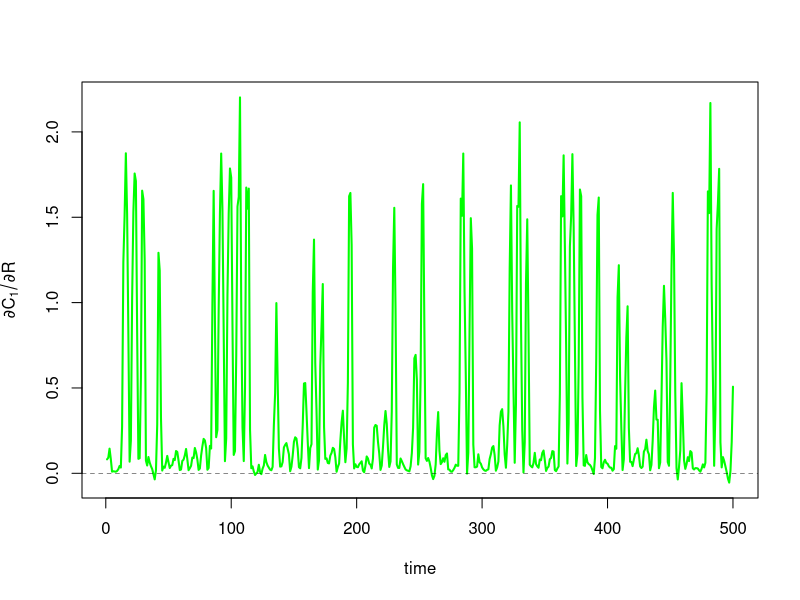
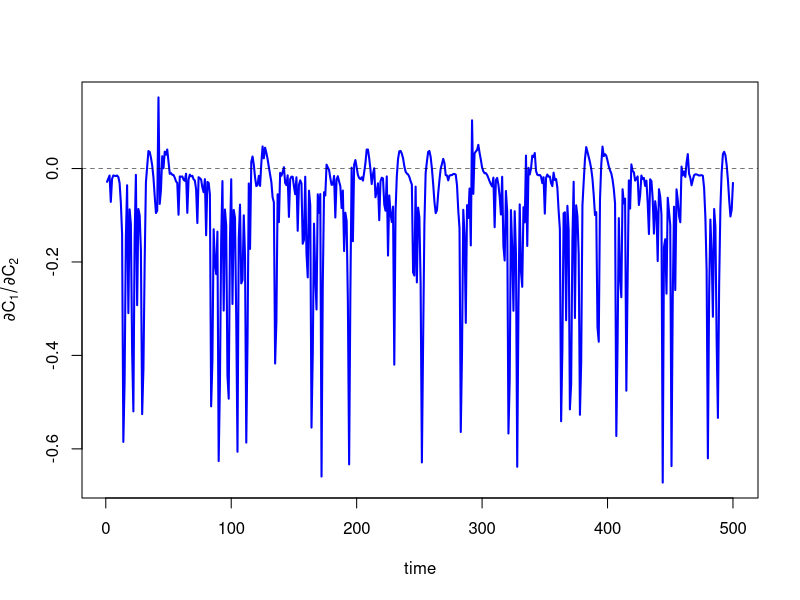
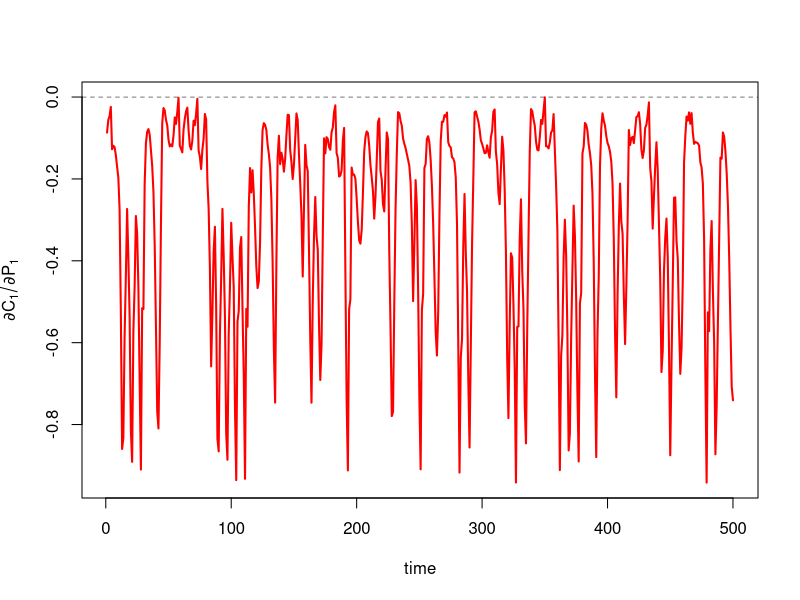
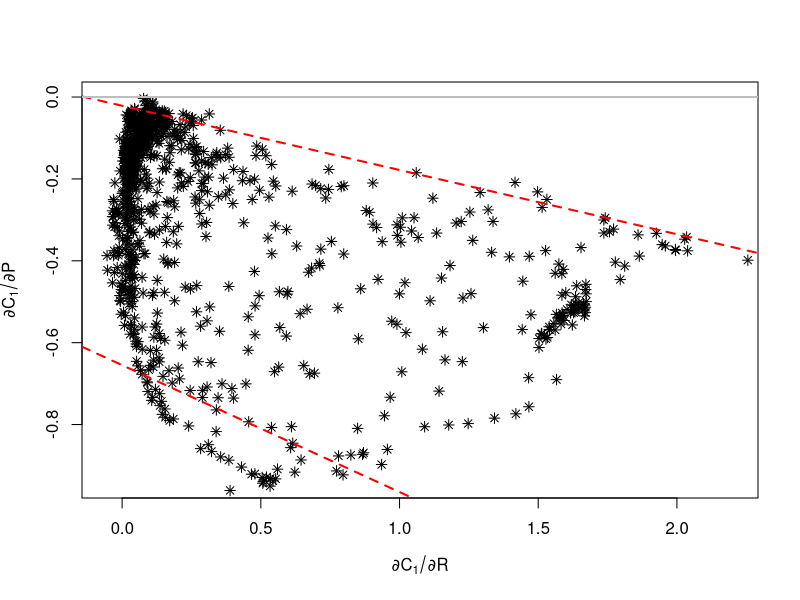
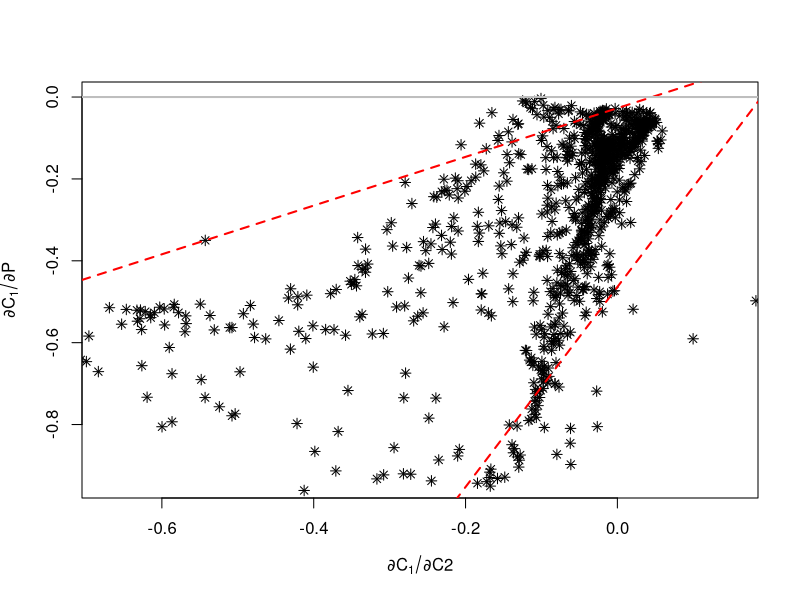

Generate these figures, in order, with R:
## ---- chunk 1
knitr::opts_chunk$set(echo = TRUE)
## ---- chunk 2
library(Matrix)
library(quantreg)
## ---- chunk 3
params <- list(nu1=0.1,nu2=0.07,lambda1=3.2,lambda2=2.9,C1star=0.5,C2star=0.5, mu1=0.15,mu2=0.15,kappa1=2.5,kappa2=2.0,Rstar=0.3,k=1.2)
dR <- function(R,C1,C2,P1,P2) R*(1-R/params$k) -
  params$mu1*params$kappa1*(C1*R)/(R+params$Rstar) -
  params$mu2*params$kappa2*(C2*R)/(R+params$Rstar)
dC1 <- function(R,C1,C2,P1,P2) params$mu1*params$kappa1*(C1*R)/(R+params$Rstar) -
    params$nu1*params$lambda1*(P1*C1)/(C1+params$C1star) - params$mu1*C1
dC2 <- function(R,C1,C2,P1,P2) params$mu2*params$kappa2*(C2*R)/(R+params$Rstar) -
    params$nu2*params$lambda2*(P2*C2)/(C2+params$C2star) - params$mu2*C2
dP1 <- function(R,C1,C2,P1,P2) params$nu1*params$lambda1*(P1*C1)/(C1+params$C1star) -
    params$nu1*P1
dP2 <- function(R,C1,C2,P1,P2) params$nu2*params$lambda2*(P2*C2)/(C2+params$C2star) -
    params$nu2*P2
dF <- function(R,C1,C2,P1,P2) c(dR(R,C1,C2,P1,P2), dC1(R,C1,C2,P1,P2), dC2(R,C1,C2,P1,P2), dP1(R,C1,C2,P1,P2), dP2(R,C1,C2,P1,P2))
## ---- chunk 4
tmax <- 10000
tau <- 5
dt <- 1/100
burn <- 200 
d <- array(data = 0, dim = c(tmax/tau,5)) 
colnames(d) <- c( 'R' , 'C1' , 'C2' , 'P1', 'P2' )
## ---- chunk 5
Xi <- c(1, .5, .8,.7, .8)  #initial conditions for the 4 species (R, C1, C2, P)

#>>>RUN BURN<<<  start with a burn period to insure the dynamics relax to the attractor manifold
idex <- 0
while(idex< burn*(1/dt)){
    idex  <- idex+1;
Xi <- Xi + dt*do.call(dF,as.list(Xi)) }

#>>>RUN MODEL<<<
d[1,] <- Xi
idex <- 0; tdex <- 2
while(idex<tmax*(1/dt)){
idex <- idex+1;
Xi <- Xi + dt*do.call(dF,as.list(Xi))
    if( (idex*dt) %% tau == 0 && tdex < tmax/tau){
        d[tdex,] <- Xi
        tdex <- tdex+1
    }
}
## ---- chunk 6
targ_col <- 2
## ---- chunk 7
Embedding <- c("R","C1","C2","P1") 
Edim <- length(Embedding)

d <- d[,Embedding]

coeff_names <- sapply(colnames(d),function(x) paste("d", colnames(d)[targ_col], "d", x, sep = ""))
## ---- chunk 8
block <- cbind(d[2:dim(d)[1],targ_col],d[1:(dim(d)[1]-1),]) 
norm_consts <- apply(block, 2, function(x) sd(x))
block <- as.data.frame(apply(block, 2, function(x) (x-mean(x))/sd(x)))
 
## ---- chunk 9
lib <- 1:dim(block)[1] 
pred <- 1:dim(block)[1] 
theta <- 8
 
## ---- chunk 10
coeff <- array(0,dim=c(length(pred),Edim)) 
colnames(coeff) <- coeff_names
coeff <- as.data.frame(coeff)
 
## ---- chunk 11
lm_svdsolve <- function(y, x, ws, subset = seq_along(y)){ 
  x <- x[subset,]
  y <- y[subset]
  ws <- ws[subset]
  
  # prepended column of 1s for constant term in linear model
  A <- cbind(1, x) * ws 
  A_svd <- svd(A)
  
  # >>REMOVE SMALL SINGULAR VALUES<<
  s <- A_svd$d
  s_inv <- matrix(0, nrow = dim(x)[2]+1, ncol = dim(x)[2]+1) 
  for(i in seq_along(s))
  {
    if(s[i] >= max(s) * 1e-5) s_inv[i,i] <- 1/s[i]
  }

  coeff <- A_svd$v %*% s_inv %*% t(A_svd$u) %*% (ws * y)
  coeff <- t(coeff)
  
  colnames(coeff) <- c("const",colnames(x))
  return(coeff) 
}
## ---- chunk 12
# >>CALCULATE COEFFICIENTS<<
for (ipred in 1:length(pred)){

  #target point is excluded from the fitting procedure
  libs = lib[-pred[ipred]]
  
  # >>CALCULATE WEIGHTS<<
  q <- matrix(as.numeric(block[pred[ipred],2:dim(block)[2]]), 
              ncol=Edim, nrow=length(libs), byrow = T)
  distances <- sqrt(rowSums((block[libs,2:dim(block)[2]] - q)^2)) 
  dbar <- mean(distances)
  Ws <- exp(-theta*distances/dbar)
  
  # >>REGRESS<<
  svd_fit <- lm_svdsolve(block[libs,1],block[libs,2:dim(block)[2]],Ws) 
  coeff[ipred,] <- svd_fit[-1]
}

coeff <- cbind(pred,coeff) 
colnames(coeff)[1] <- "t"
## ---- chunk 13
write.csv(d, file = "EDM_concept_eg_model_timeseries.csv")
write.csv(coeff, file = "EDM_concept_eg_model_coefficients.csv",row.names=FALSE)
## ---- chunk 14
par(mfrow = c(1,1))
trange <- 1:500

plot(coeff[trange,"t"],coeff[trange,"dC1dR"],type="l",col="green",xlab="time", 
     ylab=expression(partialdiff*C[1] / partialdiff*R), 
     ylim=range(coeff[trange,"dC1dR"]),xlim=range(trange),lwd=2)
abline(a=0 ,b=0 , lty="dashed", col="black", lwd=.5)
## ---- chunk 15
plot(coeff[trange,"t"],coeff[trange,"dC1dC2"],type="l",col="blue",xlab="time", 
     ylab=expression(partialdiff*C[1] / partialdiff*C[2]), 
     ylim=range(coeff[trange,"dC1dC2"]),xlim=range(trange),lwd=2)
abline(a=0 ,b=0 , lty="dashed", col="black", lwd=.5)
## ---- chunk 16
plot(coeff[trange,"t"],coeff[trange,"dC1dP1"],type="l",col="red",xlab="time",
     ylab=expression(partialdiff*C[1] / partialdiff*P[1]), 
     ylim=range(coeff[trange,"dC1dP1"]),xlim=range(trange),lwd=2)
abline(a=0 ,b=0 , lty="dashed", col="black", lwd=.5)
## ---- chunk 17
qL <- rq(coeff$dC1dP1 ~ coeff$dC1dR,.05) 
qU <- rq(coeff$dC1dP1 ~ coeff$dC1dR,.95)
plot(coeff[1001:1999, 'dC1dR' ],coeff[1001:1999, 'dC1dP1' ], 
     xlab=expression(partialdiff*C[1] / partialdiff*R), 
     ylab=expression(partialdiff*C[1] / partialdiff*P), 
     xlim=range(coeff[trange,"dC1dR"]),ylim=range(coeff[trange,"dC1dP1"]),pch=8)
abline(a=qL$coefficients[1],b=qL$coefficients[2],lty=2,col='red',lwd=2)
abline(a=qU$coefficients[1],b=qU$coefficients[2],lty=2,col='red',lwd=2)
abline(a=0,b=0,lty=1,col='grey',lwd=2) #zero line
## ---- chunk 18
qL <- rq(coeff$dC1dP ~ coeff$dC1dC2,.05) 
qU <- rq(coeff$dC1dP ~ coeff$dC1dC2,.95)
plot(coeff[1001:1999, 'dC1dC2' ],coeff[1001:1999, 'dC1dP1' ], 
     xlab=expression(partialdiff*C[1] / partialdiff*C2), 
     ylab=expression(partialdiff*C[1] / partialdiff*P), 
     xlim=range(coeff[trange,"dC1dC2"]),ylim=range(coeff[trange,"dC1dP1"]),pch=8)
abline(a=qL$coefficients[1],b=qL$coefficients[2],lty=2,col='red',lwd=2)
abline(a=qU$coefficients[1],b=qU$coefficients[2],lty=2,col='red',lwd=2)
abline(a=0,b=0,lty=1,col='grey',lwd=2) #zero line
